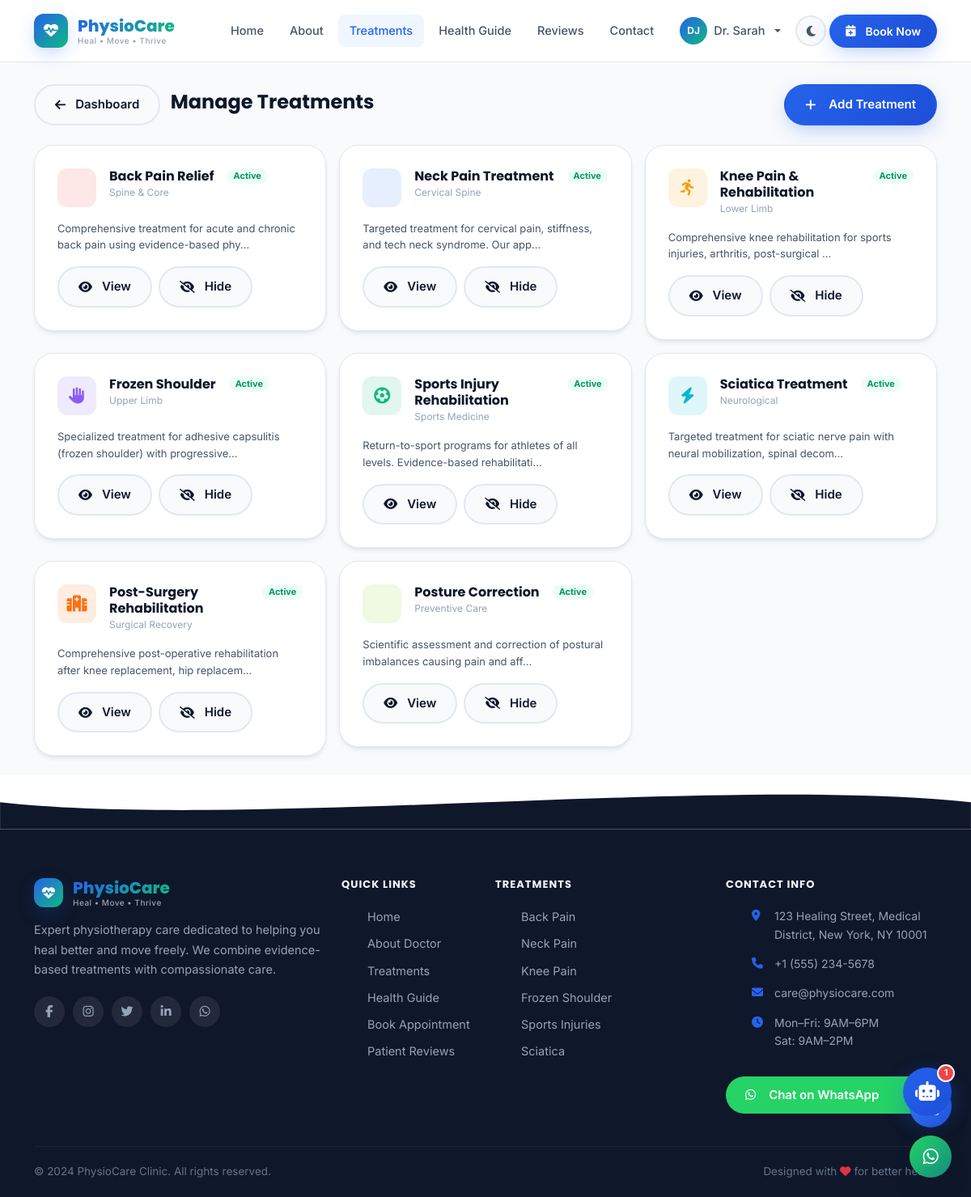
Screenshot of /admin/treatments (signed in) with the database file from the repository.
### app/models.py (models this page shows, shortened)
class User(db.Model, UserMixin):
    __tablename__ = 'users'
    id = db.Column(db.Integer, primary_key=True)
    username = db.Column(db.String(64), unique=True, nullable=False)
    email = db.Column(db.String(120), unique=True, nullable=False)
    password_hash = db.Column(db.String(256))
    role = db.Column(db.String(20), default='patient')  # admin, doctor, patient
    first_name = db.Column(db.String(64))
    last_name = db.Column(db.String(64))
    phone = db.Column(db.String(20))
    date_of_birth = db.Column(db.Date)
    address = db.Column(db.String(256))
    medical_history = db.Column(db.Text)
    profile_image = db.Column(db.String(256))
    is_active = db.Column(db.Boolean, default=True)
    created_at = db.Column(db.DateTime, default=datetime.utcnow)
    last_login = db.Column(db.DateTime)
    appointments = db.relationship('Appointment', backref='patient', lazy='dynamic',
                                   foreign_keys='Appointment.user_id')
    chat_histories = db.relationship('ChatHistory', backref='user', lazy='dynamic')

class Treatment(db.Model):
    __tablename__ = 'treatments'
    id = db.Column(db.Integer, primary_key=True)
    name = db.Column(db.String(128), nullable=False)
    slug = db.Column(db.String(128), unique=True, nullable=False)
    category = db.Column(db.String(64))
    description = db.Column(db.Text)
    symptoms = db.Column(db.Text)
    approach = db.Column(db.Text)
    recovery_time = db.Column(db.String(64))
    icon = db.Column(db.String(64))
    color = db.Column(db.String(32), default='#2563eb')
    is_active = db.Column(db.Boolean, default=True)
    sort_order = db.Column(db.Integer, default=0)
    created_at = db.Column(db.DateTime, default=datetime.utcnow)
    exercises = db.relationship('Exercise', backref='treatment', lazy='dynamic')
    diet_tips = db.relationship('DietTip', backref='treatment', lazy='dynamic')

### app/routes/admin.py (the view)
@admin.route('/treatments')
@login_required
@admin_required
def treatments():
    all_treatments = Treatment.query.order_by(Treatment.sort_order).all()
    return render_template('admin/treatments.html', treatments=all_treatments, config=current_app.config)

### app/models.py (called while the page is built)
@login_manager.user_loader
def load_user(user_id):
    return User.query.get(int(user_id))

### app/routes/admin.py (called while the page is built)
def admin_required(f):
    @wraps(f)
    def decorated(*args, **kwargs):
        if not current_user.is_authenticated or current_user.role not in ['admin', 'doctor']:
            flash('Access denied.', 'danger')
            return redirect(url_for('auth.login'))
        return f(*args, **kwargs)
    return decorated

### app/templates/admin/treatments.html (shortened to what this page needs)
{% extends "base.html" %}
{% block content %}
<div style="padding-top:80px;min-height:100vh;background:var(--bg-secondary);">
  <div class="container py-4">
    <div class="d-flex align-items-center justify-content-between mb-4">
      <div>
        <a href="{{ url_for('admin.dashboard') }}" class="btn btn-ghost btn-sm me-2">
          <i class="fas fa-arrow-left me-1"></i>Dashboard
        </a>
        <h4 class="d-inline mb-0">Manage Treatments</h4>
      </div>
      <button class="btn btn-primary" data-bs-toggle="modal" data-bs-target="#addTreatmentModal">
        <i class="fas fa-plus me-2"></i>Add Treatment
      </button>
    </div>
    <div class="row g-3">
      {% for t in treatments %}
      <div class="col-md-6 col-lg-4">
        <div class="card-premium">
          <div class="d-flex gap-3 align-items-start mb-3">
            <div style="width:48px;height:48px;background:{{ t.color }}20;color:{{ t.color }};
                         border-radius:12px;display:flex;align-items:center;justify-content:center;font-size:20px;flex-shrink:0;">
              <i class="fas {{ t.icon or 'fa-heartbeat' }}"></i>
            </div>
            <div class="flex-1">
              <h6 class="mb-0">{{ t.name }}</h6>
              <div style="font-size:12px;color:var(--text-muted);">{{ t.category }}</div>
            </div>
            <span class="badge" style="background:{% if t.is_active %}var(--secondary-light){% else %}var(--border){% endif %};
                   color:{% if t.is_active %}var(--secondary-dark){% else %}var(--text-muted){% endif %};
                   font-size:11px;padding:4px 8px;border-radius:20px;">
              {% if t.is_active %}Active{% else %}Hidden{% endif %}
            </span>
          </div>
          <p style="font-size:13px;color:var(--text-secondary);">{{ t.description[:80] }}...</p>
          <div class="d-flex gap-2 mt-2">
            <a href="{{ url_for('main.treatment_detail', slug=t.slug) }}" class="btn btn-sm btn-ghost flex-1">
              <i class="fas fa-eye me-1"></i>View
            </a>
            <button class="btn btn-sm {% if t.is_active %}btn-ghost{% else %}btn-primary{% endif %} flex-1 toggle-treatment"
                    data-id="{{ t.id }}">
              <i class="fas {{ 'fa-eye-slash' if t.is_active else 'fa-eye' }} me-1"></i>
              {{ 'Hide' if t.is_active else 'Show' }}
            </button>
          </div>
        </div>
      </div>
      {% endfor %}
    </div>
  </div>
</div>
{% endblock %}

### app/templates/base.html (shortened to what this page needs)
<!DOCTYPE html>
<html lang="en" data-theme="light">
<head>
    <link href="https://cdn.jsdelivr.net/npm/bootstrap@5.3.2/dist/css/bootstrap.min.css" rel="stylesheet">
    <link rel="stylesheet" href="https://cdnjs.cloudflare.com/ajax/libs/font-awesome/6.5.1/css/all.min.css">
    <link href="https://unpkg.com/aos@2.3.1/dist/aos.css" rel="stylesheet">
    <link rel="stylesheet" href="{{ url_for('static', filename='css/style.css') }}">
</head>
<body>
<nav class="navbar navbar-expand-lg fixed-top" id="mainNav">
    <div class="container">
        <a class="navbar-brand" href="{{ url_for('main.index') }}">
            <div class="brand-logo">
                <div class="brand-icon">
                    <i class="fas fa-heartbeat"></i>
                </div>
                <div class="brand-text">
                    <span class="brand-name">PhysioCare</span>
                    <span class="brand-tagline">Heal • Move • Thrive</span>
                </div>
            </div>
        </a>
        <div class="collapse navbar-collapse" id="navbarNav">
            <ul class="navbar-nav ms-auto align-items-lg-center gap-lg-1">
                <li class="nav-item">
                    <a class="nav-link {% if request.endpoint == 'main.index' %}active{% endif %}" href="{{ url_for('main.index') }}">Home</a>
                </li>
                <li class="nav-item">
                    <a class="nav-link {% if request.endpoint == 'main.about' %}active{% endif %}" href="{{ url_for('main.about') }}">About</a>
                </li>
                <li class="nav-item">
                    <a class="nav-link {% if 'treatment' in request.endpoint %}active{% endif %}" href="{{ url_for('main.treatments') }}">Treatments</a>
                </li>
                <li class="nav-item">
                    <a class="nav-link {% if request.endpoint == 'main.health_guidance' %}active{% endif %}" href="{{ url_for('main.health_guidance') }}">Health Guide</a>
                </li>
                <li class="nav-item">
                    <a class="nav-link {% if request.endpoint == 'main.testimonials' %}active{% endif %}" href="{{ url_for('main.testimonials') }}">Reviews</a>
                </li>
                <li class="nav-item">
                    <a class="nav-link {% if request.endpoint == 'main.contact' %}active{% endif %}" href="{{ url_for('main.contact') }}">Contact</a>
                </li>
                {% if current_user.is_authenticated %}
                    <li class="nav-item dropdown">
                        <a class="nav-link dropdown-toggle user-menu" href="#" data-bs-toggle="dropdown">
                            <div class="user-avatar">{{ current_user.first_name[0] }}{{ current_user.last_name[0] if current_user.last_name else '' }}</div>
                            {{ current_user.first_name }}
                        </a>
                    </li>
                {% else %}
                    <li class="nav-item">
                        <a class="nav-link" href="{{ url_for('auth.login') }}">Login</a>
                    </li>
                {% endif %}
                <li class="nav-item">
                    <button class="theme-toggle" id="themeToggle" title="Toggle dark mode">
                        <i class="fas fa-moon" id="themeIcon"></i>
                    </button>
                </li>
                <li class="nav-item">
                    <a class="btn btn-primary nav-cta" href="{{ url_for('appointments.book') }}">
                        <i class="fas fa-calendar-plus me-1"></i> Book Now
                    </a>
                </li>
            </ul>
        </div>
    </div>
</nav>
<main>
    {% block content %}{% endblock %}
</main>
<footer class="footer">
    <div class="footer-wave">
        <svg viewBox="0 0 1440 80" fill="none" xmlns="http://www.w3.org/2000/svg">
            <path d="M0,40 C360,80 1080,0 1440,40 L1440,80 L0,80 Z" fill="var(--footer-bg)"/>
        </svg>
    </div>
    <div class="footer-body">
        <div class="container">
            <div class="row g-4">
                <div class="col-lg-4">
                    <div class="footer-brand">
                        <div class="brand-logo mb-3">
                            <div class="brand-icon brand-icon-sm">
                                <i class="fas fa-heartbeat"></i>
                            </div>
                            <div class="brand-text">
                                <span class="brand-name">PhysioCare</span>
                                <span class="brand-tagline">Heal • Move • Thrive</span>
                            </div>
                        </div>
                        <p class="footer-desc">Expert physiotherapy care dedicated to helping you heal better and move freely. We combine evidence-based treatments with compassionate care.</p>
                        <div class="social-links">
                            <a href="#" class="social-link" aria-label="Facebook"><i class="fab fa-facebook-f"></i></a>
                            <a href="#" class="social-link" aria-label="Instagram"><i class="fab fa-instagram"></i></a>
                            <a href="#" class="social-link" aria-label="Twitter"><i class="fab fa-twitter"></i></a>
                            <a href="#" class="social-link" aria-label="LinkedIn"><i class="fab fa-linkedin-in"></i></a>
                            <a href="https://wa.me/{{ config.WHATSAPP_NUMBER }}" class="social-link social-wa" aria-label="WhatsApp">
                                <i class="fab fa-whatsapp"></i>
                            </a>
                        </div>
                    </div>
                </div>
                <div class="col-lg-2 col-md-4">
                    <h6 class="footer-heading">Quick Links</h6>
                    <ul class="footer-links">
                        <li><a href="{{ url_for('main.index') }}">Home</a></li>
                        <li><a href="{{ url_for('main.about') }}">About Doctor</a></li>
                        <li><a href="{{ url_for('main.treatments') }}">Treatments</a></li>
                        <li><a href="{{ url_for('main.health_guidance') }}">Health Guide</a></li>
                        <li><a href="{{ url_for('appointments.book') }}">Book Appointment</a></li>
                        <li><a href="{{ url_for('main.testimonials') }}">Patient Reviews</a></li>
                    </ul>
                </div>
                <div class="col-lg-3 col-md-4">
                    <h6 class="footer-heading">Treatments</h6>
                    <ul class="footer-links">
                        <li><a href="{{ url_for('main.treatment_detail', slug='back-pain-relief') }}">Back Pain</a></li>
                        <li><a href="{{ url_for('main.treatment_detail', slug='neck-pain-treatment') }}">Neck Pain</a></li>
                        <li><a href="{{ url_for('main.treatment_detail', slug='knee-pain-rehabilitation') }}">Knee Pain</a></li>
                        <li><a href="{{ url_for('main.treatment_detail', slug='frozen-shoulder') }}">Frozen Shoulder</a></li>
                        <li><a href="{{ url_for('main.treatment_detail', slug='sports-injury-rehabilitation') }}">Sports Injuries</a></li>
                        <li><a href="{{ url_for('main.treatment_detail', slug='sciatica-treatment') }}">Sciatica</a></li>
                    </ul>
                </div>
                <div class="col-lg-3 col-md-4">
                    <h6 class="footer-heading">Contact Info</h6>
                    <ul class="footer-contact">
                        <li>
                            <i class="fas fa-map-marker-alt"></i>
                            <span>{{ config.CLINIC_ADDRESS }}</span>
                        </li>
                        <li>
                            <i class="fas fa-phone"></i>
                            <a href="tel:{{ config.CLINIC_PHONE }}">{{ config.CLINIC_PHONE }}</a>
                        </li>
                        <li>
                            <i class="fas fa-envelope"></i>
                            <a href="mailto:{{ config.CLINIC_EMAIL }}">{{ config.CLINIC_EMAIL }}</a>
                        </li>
                        <li>
                            <i class="fas fa-clock"></i>
                            <span>Mon–Fri: 9AM–6PM<br>Sat: 9AM–2PM</span>
                        </li>
                    </ul>
                    <a href="https://wa.me/{{ config.WHATSAPP_NUMBER }}?text=Hello%20PhysioCare%2C%20I%20need%20help"
                       class="btn btn-wa w-100 mt-3" target="_blank">
                        <i class="fab fa-whatsapp me-2"></i>Chat on WhatsApp
                    </a>
                </div>
            </div>
            <div class="footer-bottom">
                <div class="row align-items-center">
                    <div class="col-md-6">
                        <p class="footer-copy">© 2024 {{ config.CLINIC_NAME }}. All rights reserved.</p>
                    </div>
                    <div class="col-md-6 text-md-end">
                        <p class="footer-copy">Designed with <i class="fas fa-heart text-danger"></i> for better health</p>
                    </div>
                </div>
            </div>
        </div>
    </div>
</footer>
<div class="chatbot-wrapper" id="chatbotWrapper">
    <div class="chatbot-bubble" id="chatbotBubble" onclick="toggleChatbot()">
        <div class="chatbot-icon">
            <i class="fas fa-robot" id="chatbotOpenIcon"></i>
        </div>
        <div class="chatbot-badge" id="chatbotBadge">1</div>
    </div>
</div>
<div class="floating-actions">
    <a href="tel:{{ config.CLINIC_PHONE }}" class="fab-btn fab-call" title="Call Us">
        <i class="fas fa-phone"></i>
    </a>
    <a href="https://wa.me/{{ config.WHATSAPP_NUMBER }}?text=Hello%20PhysioCare" target="_blank"
       class="fab-btn fab-whatsapp" title="WhatsApp">
        <i class="fab fa-whatsapp"></i>
    </a>
</div>
</body>
</html>

### rows the page displays
User: first_name "D", last_name "J", first_name "Dr. Sarah"
Treatment: name "Back Pain Relief", category "Spine & Core", shows "Active", description "Comprehensive treatment for acute and chronic back pain using evidence-based phy", is_active "Hide"
Treatment: name "Neck Pain Treatment", category "Cervical Spine", shows "Active", description "Targeted treatment for cervical pain, stiffness, and tech neck syndrome. Our app", is_active "Hide"
Treatment: name "Knee Pain & Rehabilitation", category "Lower Limb", shows "Active", description "Comprehensive knee rehabilitation for sports injuries, arthritis, post-surgical", is_active "Hide"
Treatment: name "Frozen Shoulder", category "Upper Limb", shows "Active", description "Specialized treatment for adhesive capsulitis (frozen shoulder) with progressive", is_active "Hide"
Treatment: name "Sports Injury Rehabilitation", category "Sports Medicine", shows "Active", description "Return-to-sport programs for athletes of all levels. Evidence-based rehabilitati", is_active "Hide"
Treatment: name "Sciatica Treatment", category "Neurological", shows "Active", description "Targeted treatment for sciatic nerve pain with neural mobilization, spinal decom", is_active "Hide"
Treatment: name "Post-Surgery Rehabilitation", category "Surgical Recovery", shows "Active", description "Comprehensive post-operative rehabilitation after knee replacement, hip replacem", is_active "Hide"
Treatment: name "Posture Correction", category "Preventive Care", shows "Active", description "Scientific assessment and correction of postural imbalances causing pain and aff", is_active "Hide"

### other values shown
{{ config.CLINIC_ADDRESS }} "123 Healing Street, Medical District, New York, NY 10001"
{{ config.CLINIC_PHONE }} "+1 (555) 234-5678"
{{ config.CLINIC_EMAIL }} "care@physiocare.com"
{{ config.CLINIC_NAME }} "PhysioCare Clinic"
